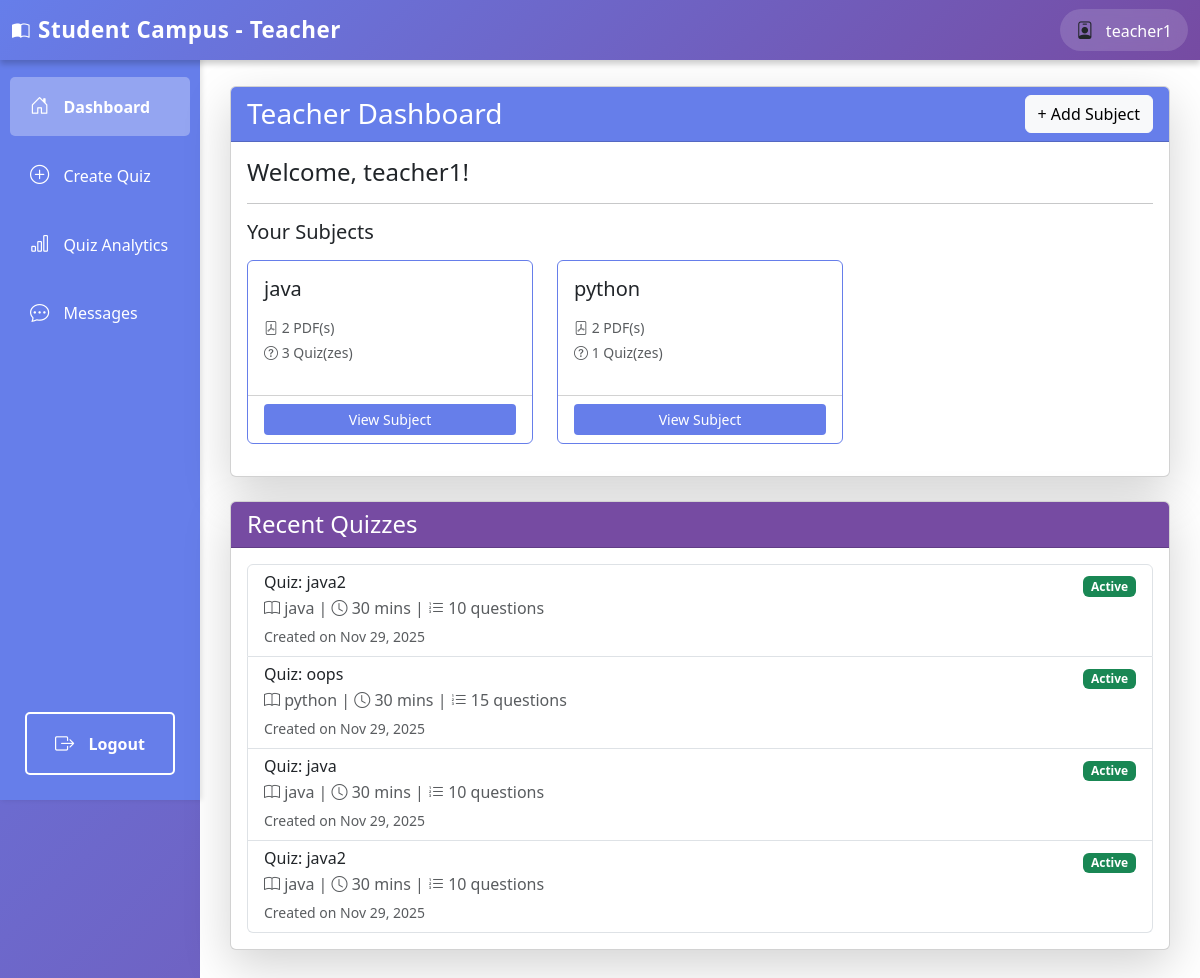
Page /teacher/dashboard/ (signed in) on the earlier database version.
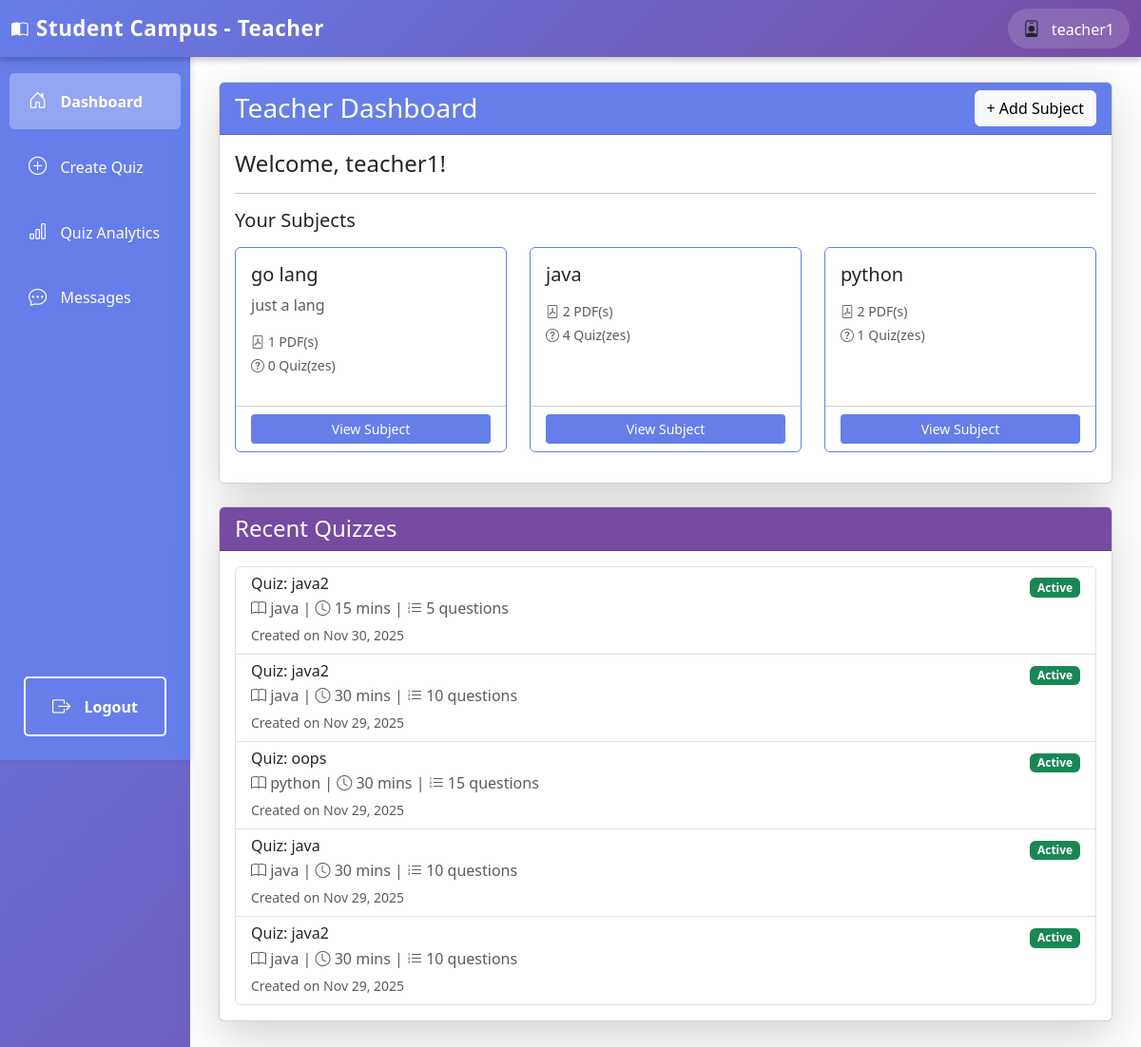
Same page on the later database version.
### authentication/models.py (models this page shows, shortened)
class User(AbstractUser):
    ROLE_CHOICES = (
        ('student', 'Student'),
        ('teacher', 'Teacher'),
    )
    role = models.CharField(max_length=10, choices=ROLE_CHOICES, default='student')
    def is_teacher(self):
        return self.role == 'teacher'

### teachers/models.py (models this page shows, shortened)
class Subject(models.Model):
    name = models.CharField(max_length=200)
    description = models.TextField(blank=True)
    teacher = models.ForeignKey(User, on_delete=models.CASCADE, related_name='subjects')
    created_at = models.DateTimeField(auto_now_add=True)
    class Meta:
        ordering = ['name']

class Quiz(models.Model):
    title = models.CharField(max_length=200)
    subject = models.ForeignKey(Subject, on_delete=models.CASCADE, related_name='quizzes')
    pdf_note = models.ForeignKey(PDFNote, on_delete=models.CASCADE, related_name='quizzes', null=True)
    description = models.TextField(blank=True)
    duration = models.IntegerField(help_text="Duration in minutes", default=30)
    num_questions = models.IntegerField(default=10)
    created_by = models.ForeignKey(User, on_delete=models.CASCADE, related_name='created_quizzes')
    created_at = models.DateTimeField(auto_now_add=True)
    deadline = models.DateTimeField(null=True, blank=True, help_text="Quiz deadline")
    is_active = models.BooleanField(default=True)
    class Meta:
        ordering = ['-created_at']
        verbose_name_plural = "Quizzes"

### teachers/views.py (the view)
# urls.py: path('dashboard/', views.teacher_dashboard, name='teacher_dashboard'),
@login_required
def teacher_dashboard(request):
    if not request.user.is_teacher():
        return HttpResponseForbidden("You don't have permission to access this page.")
    subjects = Subject.objects.filter(teacher=request.user)
    quizzes = Quiz.objects.filter(created_by=request.user).order_by('-created_at')[:10]
    return render(request, 'teachers/dashboard.html', {'subjects': subjects, 'quizzes': quizzes})

### templates/teachers/dashboard.html (shortened to what this page needs)
{% extends 'teachers/base_teacher.html' %}
{% block teacher_content %}
<div class="row">
    <div class="col-12">
        <div class="card shadow-lg mb-4">
            <div class="card-header d-flex justify-content-between align-items-center" style="background-color: #667eea; color: white;">
                <h3 class="mb-0">Teacher Dashboard</h3>
                <a href="{% url 'create_subject' %}" class="btn btn-light">+ Add Subject</a>
            </div>
            <div class="card-body">
                <h4>Welcome, {{ user.username }}!</h4>
                <hr>
                <h5>Your Subjects</h5>
                {% if subjects %}
                    <div class="row mt-3">
                        {% for subject in subjects %}
                            <div class="col-md-4 mb-3">
                                <div class="card h-100" style="border-color: #667eea;">
                                    <div class="card-body">
                                        <h5 class="card-title">{{ subject.name }}</h5>
                                        <p class="card-text text-muted">{{ subject.description|truncatewords:15 }}</p>
                                        <p class="text-muted small mb-1">
                                            <i class="bi bi-file-pdf"></i> {{ subject.notes.count }} PDF(s)
                                        </p>
                                        <p class="text-muted small">
                                            <i class="bi bi-question-circle"></i> {{ subject.quizzes.count }} Quiz(zes)
                                        </p>
                                    </div>
                                    <div class="card-footer bg-transparent">
                                        <a href="{% url 'teacher_subject_detail' subject.id %}" class="btn btn-sm w-100" style="background-color: #667eea; color: white;">View Subject</a>
                                    </div>
                                </div>
                            </div>
                        {% endfor %}
                    </div>
                {% else %}
                    <div class="alert alert-info">
                        No subjects created yet. Click "Create Subject" to add your first subject.
                    </div>
                {% endif %}
            </div>
        </div>
    </div>
    <div class="col-12">
        <div class="card shadow-lg">
            <div class="card-header" style="background-color: #764ba2; color: white;">
                <h4 class="mb-0">Recent Quizzes</h4>
            </div>
            <div class="card-body">
                {% if quizzes %}
                    <div class="list-group">
                        {% for quiz in quizzes %}
                            <div class="list-group-item">
                                <div class="d-flex justify-content-between align-items-start">
                                    <div>
                                        <h6 class="mb-1">{{ quiz.title }}</h6>
                                        <p class="mb-1 text-muted">
                                            <i class="bi bi-book"></i> {{ quiz.subject.name }} |
                                            <i class="bi bi-clock"></i> {{ quiz.duration }} mins |
                                            <i class="bi bi-list-ol"></i> {{ quiz.questions.count }} questions
                                        </p>
                                        <small class="text-muted">Created on {{ quiz.created_at|date:"M d, Y" }}</small>
                                    </div>
                                    <div>
                                        {% if quiz.is_active %}
                                            <span class="badge bg-success">Active</span>
                                        {% else %}
                                            <span class="badge bg-secondary">Inactive</span>
                                        {% endif %}
                                    </div>
                                </div>
                            </div>
                        {% endfor %}
                    </div>
                {% else %}
                    <div class="alert alert-info">
                        No quizzes created yet. Click "Create Quiz" in the sidebar to add your first quiz.
                    </div>
                {% endif %}
            </div>
        </div>
    </div>
</div>
{% endblock %}

### templates/teachers/base_teacher.html (shortened to what this page needs)
<!DOCTYPE html>
<html lang="en">
<head>
    <link href="https://cdn.jsdelivr.net/npm/bootstrap@5.3.0/dist/css/bootstrap.min.css" rel="stylesheet">
    <link href="https://cdn.jsdelivr.net/npm/bootstrap-icons@1.10.0/font/bootstrap-icons.css" rel="stylesheet">
</head>
<body>
    <nav class="navbar navbar-expand-lg navbar-light bg-light">
        <div class="container-fluid">
            <a class="navbar-brand fw-bold" href="{% url 'teacher_dashboard' %}">
                <i class="bi bi-book-half me-2"></i>Student Campus - Teacher
            </a>
            <div class="ms-auto d-flex align-items-center gap-3">
                <div class="user-info">
                    <i class="bi bi-person-badge me-2"></i>
                    <span>{{ user.username }}</span>
                </div>
            </div>
        </div>
    </nav>
    <div class="container-fluid">
        <div class="row">
            <div class="col-md-2 p-0">
                <div class="sidebar">
                    <nav class="nav flex-column">
                        <a class="nav-link {% if request.resolver_match.url_name == 'teacher_dashboard' %}active{% endif %}" href="{% url 'teacher_dashboard' %}">
                            <i class="bi bi-house-door"></i> Dashboard
                        </a>
                        <a class="nav-link {% if request.resolver_match.url_name == 'create_quiz' or request.resolver_match.url_name == 'generate_quiz' %}active{% endif %}" href="{% url 'create_quiz' %}">
                            <i class="bi bi-plus-circle"></i> Create Quiz
                        </a>
                        <a class="nav-link {% if request.resolver_match.url_name == 'quiz_analytics' %}active{% endif %}" href="{% url 'quiz_analytics' %}">
                            <i class="bi bi-bar-chart"></i> Quiz Analytics
                        </a>
                        <a class="nav-link {% if request.resolver_match.url_name == 'teacher_chat' or request.resolver_match.url_name == 'teacher_chat_with' %}active{% endif %}" href="{% url 'teacher_chat' %}">
                            <i class="bi bi-chat-dots"></i> Messages
                        </a>
                        <a class="nav-link logout-btn" href="{% url 'logout' %}">
                            <i class="bi bi-box-arrow-right"></i> Logout
                        </a>
                    </nav>
                </div>
            </div>
            <div class="col-md-10 p-0">
                <div class="main-content">
                    {% block teacher_content %}
                    {% endblock %}
                </div>
            </div>
        </div>
    </div>
</body>
</html>

### templates/teachers/base_teacher.html (style rules this page uses)
body { background: linear-gradient(135deg, #667eea 0%, #764ba2 100%); min-height: 100vh; padding-top: 56px; }
.navbar { position: fixed; top: 0; left: 0; right: 0; z-index: 1000; background: linear-gradient(135deg, #667eea 0%, #764ba2 100%) !important; box-shadow: 0 4px 6px rgba(0,0,0,0.2); border: none; }
.navbar-brand { color: white !important; font-weight: 700; font-size: 1.4rem; letter-spacing: 0.5px; }
.navbar span { color: white; font-weight: 500; }
.user-info { background: rgba(255, 255, 255, 0.15); padding: 8px 16px; border-radius: 25px; backdrop-filter: blur(10px); }
.navbar .bi { font-size: 1.1rem; }
.sidebar { height: calc(100vh - 56px); background-color: #667eea; box-shadow: 2px 0 5px rgba(0,0,0,0.1); position: sticky; top: 56px; display: flex; flex-direction: column; }
.sidebar .nav { display: flex; flex-direction: column; flex: 1; padding-top: 1rem; }
.sidebar .nav-link { color: #fff; padding: 15px 20px; border-radius: 5px; margin: 5px 10px; transition: all 0.3s; }
.sidebar .nav-link.active { background-color: rgba(255,255,255,0.3); font-weight: bold; }
.sidebar .nav-link i { margin-right: 10px; font-size: 1.2rem; }
.logout-btn { position: absolute; bottom: 20px; left: 15px; right: 15px; background-color: transparent; color: white; border: 2px solid white; font-weight: 600; transition: all 0.3s; text-align: center; padding: 10px; border-radius: 5px; text-decoration: none; display: block; }
.main-content { background-color: #fff; min-height: 100vh; padding: 30px; }

Differences in the rows shown:
added Subject: name "go lang", description "just a lang", notes.count "1", quizzes.count "0"
computed for Subject "java": quizzes.count "3" → "4"
added Quiz: title "Quiz: java2", subject.name "java", duration "15", questions.count "5", created_at "Nov 30, 2025", is_active "Active"
